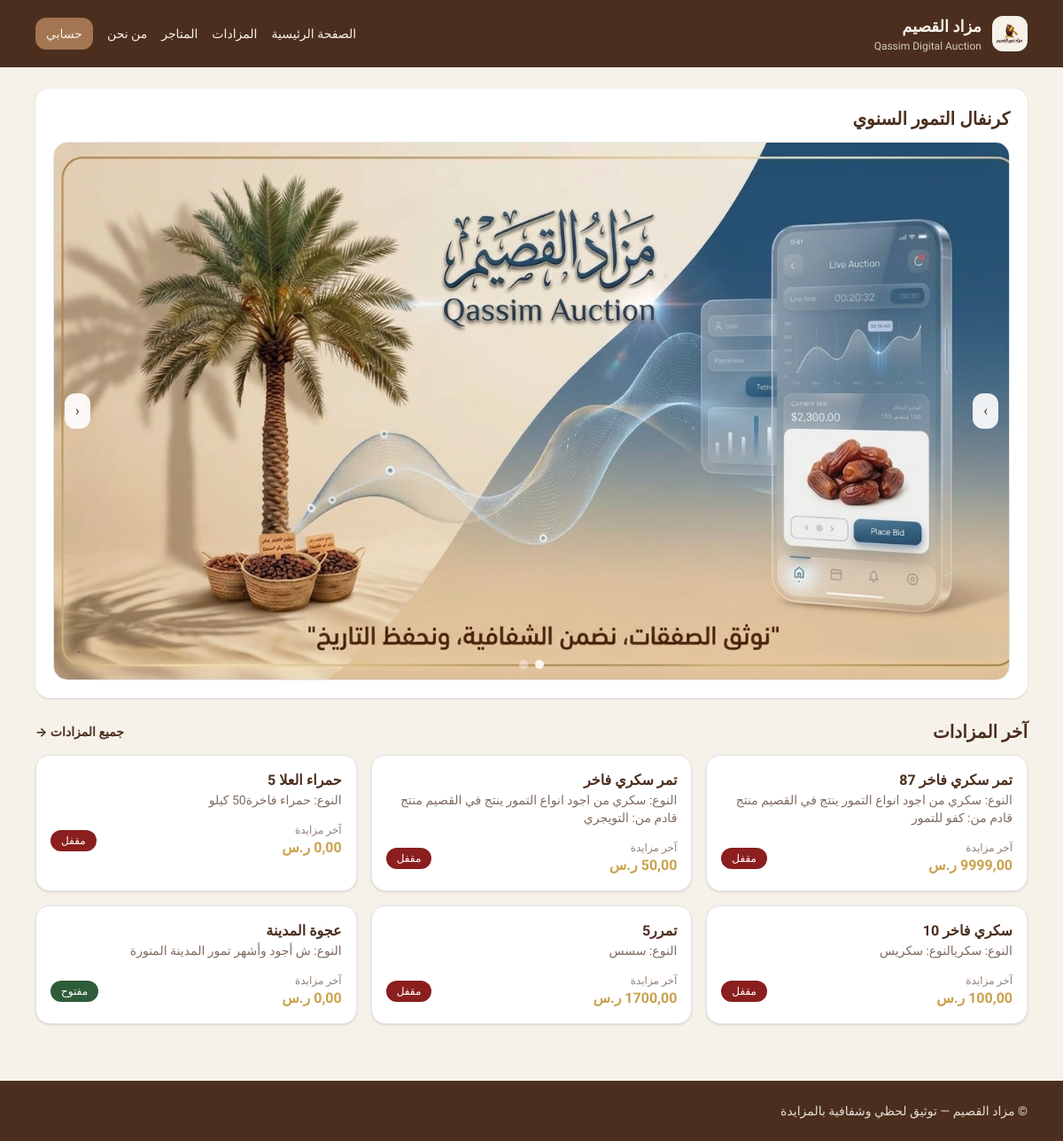
/home/, run on the app's committed database.
### auctions/models.py (models this page shows, shortened)
class Auction(models.Model):
    seller = models.ForeignKey(settings.AUTH_USER_MODEL, on_delete=models.CASCADE, related_name="my_auctions")
    title = models.CharField(max_length=200)
    description = models.TextField(blank=True)
    start_price = models.DecimalField(max_digits=12, decimal_places=2, default=Decimal("0.00"))
    min_increment = models.DecimalField(max_digits=12, decimal_places=2, default=Decimal("10.00"))
    created_at = models.DateTimeField(auto_now_add=True)
    start_time = models.DateTimeField(default=timezone.now)
    end_time = models.DateTimeField()
    is_published = models.BooleanField(default=True)
    is_suspended = models.BooleanField(default=False)
    suspension_reason = models.CharField(max_length=255, blank=True, default="")
    suspension_note = models.TextField(blank=True, default="")
    @property
    def is_open(self) -> bool:
        now = timezone.now()
        return self.is_published and not self.is_suspended and (self.start_time <= now <= self.end_time)
    @property
    def current_price(self):
        top = self.bids.order_by("-amount", "-created_at").first()
        return top.amount if top else self.start_price

### auctions/views.py (the view)
# urls.py: path("home/", views.home, name="home"),
def home(request):
    latest_auctions = Auction.objects.filter(is_published=True).order_by("-created_at")[:6]
    return render(request, "home.html", {"latest_auctions": latest_auctions})

### auctions/templates/home.html (shortened to what this page needs)
{% extends "base.html" %}
{% load static %}
{% block content %}
<div class="grid gap-6">
  <section class="bg-white rounded-2xl shadow p-5">
    <div class="font-extrabold text-xl mb-3">كرنفال التمور السنوي</div>
    <div class="aspect-video rounded-2xl overflow-hidden border relative">
      <img class="home-slide absolute inset-0 w-full h-full object-cover opacity-100 transition-opacity duration-700"
           src="{% static 'auctions/img/home_slide_1.jpg' %}" alt="كرنفال التمور 1">
      <button type="button" id="homePrev"
              class="absolute right-3 top-1/2 -translate-y-1/2 bg-white/90 px-3 py-2 rounded-xl">
        ›
      </button>
      <button type="button" id="homeNext"
              class="absolute left-3 top-1/2 -translate-y-1/2 bg-white/90 px-3 py-2 rounded-xl">
        ‹
      </button>
      <div class="absolute bottom-3 left-1/2 -translate-x-1/2 flex gap-2">
        <span class="home-dot w-2.5 h-2.5 rounded-full bg-white/90"></span>
        <span class="home-dot w-2.5 h-2.5 rounded-full bg-white/40"></span>
      </div>
    </div>
  </section>
  <section>
    <div class="flex items-center justify-between mb-3">
      <div class="font-extrabold text-xl">آخر المزادات</div>
      <a href="{% url 'auctions_list' %}" class="text-sm font-bold text-dateBrown hover:text-palmGold">جميع المزادات →</a>
    </div>
    <div class="grid sm:grid-cols-2 lg:grid-cols-3 gap-4">
      {% for a in latest_auctions %}
        <a href="{% url 'auction_detail' a.pk %}" class="bg-white rounded-2xl shadow hover:shadow-lg transition overflow-hidden border">
          <div class="p-4">
            <div class="font-extrabold">{{ a.title }}</div>
            <div class="text-sm text-dateBrown/70 line-clamp-2">{{ a.description|default:"مزاد تمور القصيم" }}</div>
            <div class="mt-4 flex items-center justify-between">
              <div>
                <div class="text-xs text-dateBrown/60">آخر مزايدة</div>
                <div class="font-extrabold text-palmGold">{{ a.current_price }} ر.س</div>
              </div>
              {% if a.is_open %}
                <span class="text-xs px-3 py-1 rounded-full bg-palmGreen text-white">مفتوح</span>
              {% else %}
                <span class="text-xs px-3 py-1 rounded-full bg-urgentRed text-white">مقفل</span>
              {% endif %}
            </div>
          </div>
        </a>
      {% empty %}
        <div class="bg-white rounded-2xl shadow p-6">ما فيه مزادات حالياً.</div>
      {% endfor %}
    </div>
  </section>
</div>
{% endblock %}

### auctions/static/auctions/css/custom.css (style rules this page uses)
html, body { font-family: "Tajawal", system-ui, -apple-system, Segoe UI, Roboto, Arial, sans-serif; }

### data on the page
Auction: title "تمر سكري فاخر 87", description "النوع: سكري من اجود انواع التمور ينتج في القصيم منتج قادم من: كفو للتمور", current_price "9999,00", is_published "مقفل"
Auction: title "تمر سكري فاخر", description "النوع: سكري من اجود انواع التمور ينتج في القصيم منتج قادم من: التويجري", current_price "50,00", is_published "مقفل"
Auction: title "حمراء العلا 5", description "النوع: حمراء فاخرة50 كيلو", is_published "مقفل"
Auction: title "سكري فاخر 10", description "النوع: سكريالنوع: سكريس", is_published "مقفل"
Auction: title "تمرر5", description "النوع: سسس", is_published "مقفل"
Auction: title "عجوة المدينة", description "النوع: ش أجود وأشهر تمور المدينة المنورة", is_published "مفتوح"
